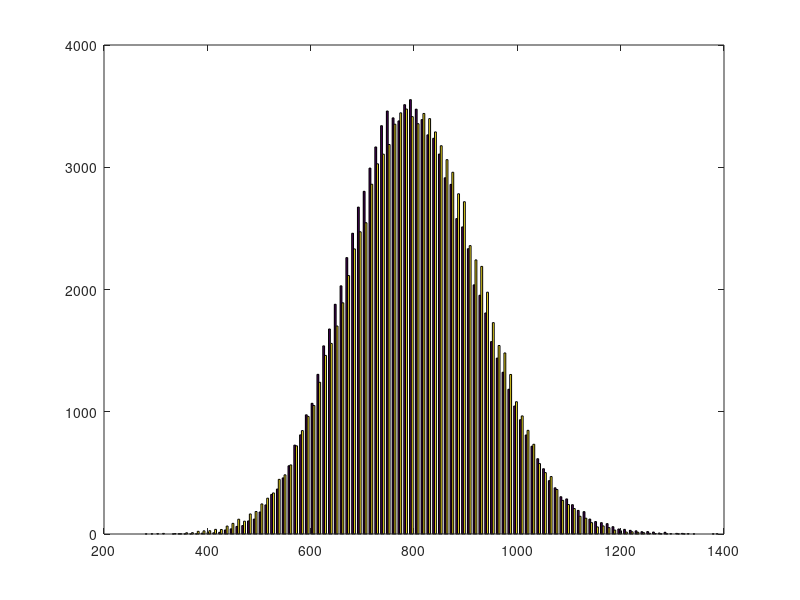

Write the MATLAB code that produced this figure.
% a = 20+2*randn(100000,1);
% b = 1./a;
% 
% c = 2/400;
% d = (1/20) + c*randn(100000,1);
% hist([b,d],100)

a = 20+2*randn(100000,1);
b = 40+5*randn(100000,1);

c = a.*b;

%d = (20*40) + sqrt((2^2)*(5^2)*(1 + (20/2).^2 + (40/5).^2))*randn(100000,1);
d = (20*40) + sqrt((2^2)*(5^2) + (20^2)*(5^2) + (40^2)*(2^2))*randn(100000,1);

hist([c,d],100)